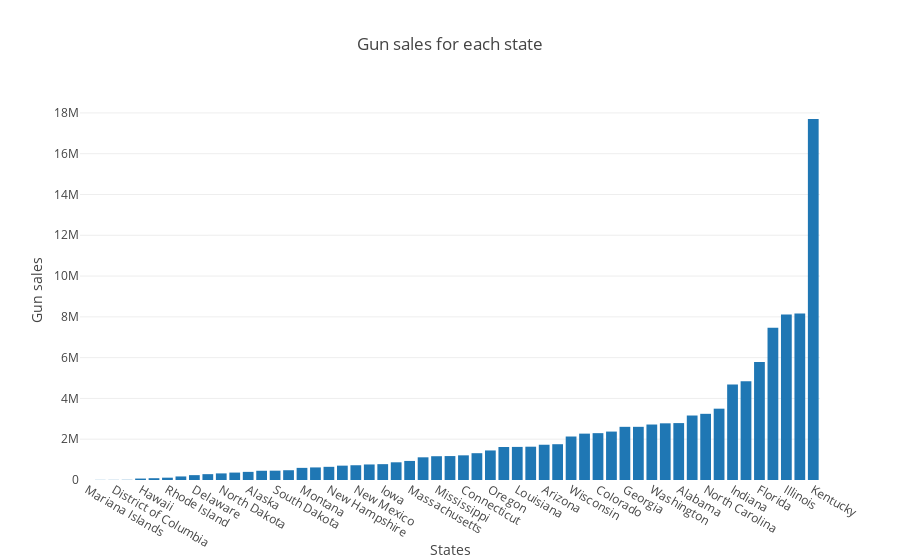

Notebook code for this chart:
### Code cell
def barplot():
    x = data_1[c].groupby(['state'])[['totals']].sum().reset_index()
    x=x.sort_values('totals')

    x_axis = x.state.tolist()
    y_axis = x.totals.tolist()
    #print(x)
    bar_plot = go.Bar(x=x_axis,y=y_axis)
    
    layout = dict(title = 'Gun sales for each state',
              yaxis = dict(title = 'Gun sales', zeroline = False),
              xaxis = dict(title = 'States', zeroline = False)
             )
    data = [bar_plot]
    fig = dict(data=data, layout=layout)
    py.offline.iplot(fig)
    
    
barplot()

### Figure 1 — Plotly figure (JSON) as saved in the notebook; plotly's stock layout.template omitted (floating-point values rounded to 4 significant figures)
{"data": [{"type": "bar", "uid": "af600fc0-69aa-4bec-8ad6-5720081c6cfa", "x": ["Mariana Islands", "Virgin Islands", "District of Columbia", "Guam", "Hawaii", "Puerto Rico", "Rhode Island", "Vermont", "Delaware", "Wyoming", "North Dakota", "Nebraska", "Alaska", "Maine", "South Dakota", "New Jersey", "Montana", "Nevada", "New Hampshire", "Maryland", "New Mexico", "Idaho", "Iowa", "Kansas", "Massachusetts", "West Virginia", "Mississippi", "Arkansas", "Connecticut", "Utah", "Oregon", "South Carolina", "Louisiana", "Oklahoma", "Arizona", "New York", "Wisconsin", "Virginia", "Colorado", "Michigan", "Georgia", "Missouri", "Washington", "Minnesota", "Alabama", "Tennessee", "North Carolina", "Ohio", "Indiana", "Pennsylvania", "Florida", "Texas", "Illinois", "California", "Kentucky"], "y": [349, 5964, 6197, 9346, 70528, 87788, 113750, 174740, 238538, 287009, 323470, 363832, 398827, 452944, 457583, 479229, 595015, 616488, 645976, 703543, 723951, 761865, 777041, 867825, 935299, 1112653, 1166186, 1173201, 1209861, 1314661, 1449042, 1617224, 1622407, 1633047, 1728941, 1754792, 2132290, 2273800, 2297401, 2374716, 2606935, 2607809, 2720575, 2779204, 2790549, 3162284, 3244901, 3496875, 4682487, 4847633, 5787640, 7463637, 8111933, 8162084, 17701269]}], "layout": {"title": {"text": "Gun sales for each state"}, "xaxis": {"title": {"text": "States"}, "zeroline": false}, "yaxis": {"title": {"text": "Gun sales"}, "zeroline": false}}}
